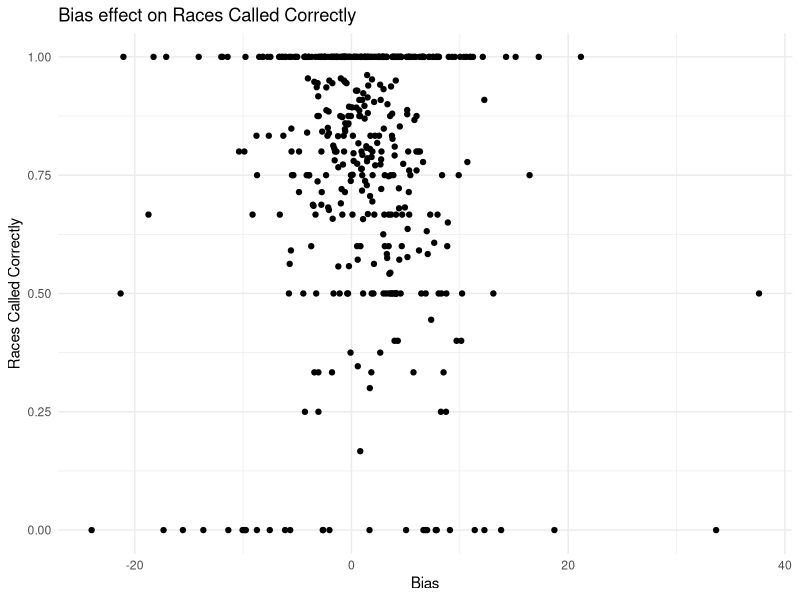

Generate this figure with R:
## ---- chunk 1
knitr::opts_chunk$set(echo = TRUE)
library(ggplot2)

data <- read.csv("./pollster-ratings.csv", header = TRUE, stringsAsFactors = FALSE)
p <- ggplot(data, aes(x=`Bias`, y=`Races.Called.Correctly`)) + 
  geom_point() + 
  theme_minimal() + 
  labs(title = "Bias effect on Races Called Correctly", x="Bias",y="Races Called Correctly")
print(p)
